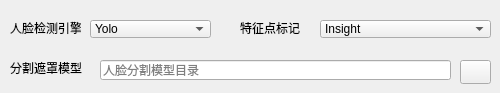
    <widget class="QWidget" name="tabEngineSetting">
     <attribute name="title">
      <string>引擎设置</string>
     </attribute>
     <widget class="QLabel" name="label_FaceDetectEngine">
      <property name="geometry">
       <rect>
        <x>10</x>
        <y>20</y>
        <width>71</width>
        <height>16</height>
       </rect>
      </property>
      <property name="text">
       <string>人脸检测引擎</string>
      </property>
     </widget>
     <widget class="QComboBox" name="comboDetectEngine">
      <property name="geometry">
       <rect>
        <x>90</x>
        <y>20</y>
        <width>121</width>
        <height>18</height>
       </rect>
      </property>
      <property name="styleSheet">
       <string notr="true"/>
      </property>
      <item>
       <property name="text">
        <string>Yolo</string>
       </property>
      </item>
      <item>
       <property name="text">
        <string>S3FD</string>
       </property>
      </item>
     </widget>
     <widget class="QLineEdit" name="lineEditXsegModelFolder">
      <property name="geometry">
       <rect>
        <x>100</x>
        <y>60</y>
        <width>351</width>
        <height>20</height>
       </rect>
      </property>
      <property name="toolTip">
       <string>人脸分割模型目录
Face Segmentation Model Folder</string>
      </property>
      <property name="text">
       <string/>
      </property>
      <property name="readOnly">
       <bool>true</bool>
      </property>
      <property name="placeholderText">
       <string>人脸分割模型目录</string>
      </property>
     </widget>
     <widget class="QLabel" name="label_3">
      <property name="geometry">
       <rect>
        <x>10</x>
        <y>60</y>
        <width>80</width>
        <height>16</height>
       </rect>
      </property>
      <property name="text">
       <string>分割遮罩模型</string>
      </property>
     </widget>
     <widget class="QPushButton" name="btnBrowseXsegFolder">
      <property name="enabled">
       <bool>true</bool>
      </property>
      <property name="geometry">
       <rect>
        <x>460</x>
        <y>60</y>
        <width>31</width>
        <height>24</height>
       </rect>
      </property>
      <property name="maximumSize">
       <size>
        <width>120</width>
        <height>40</height>
       </size>
      </property>
      <property name="toolTip">
       <string>浏览设置分割模型目录
 Browse Segmentation Folder</string>
      </property>
      <property name="text">
       <string/>
      </property>
      <property name="icon">
       <iconset>
        <normaloff>icons/文件夹.png</normaloff>icons/文件夹.png</iconset>
      </property>
     </widget>
     <widget class="QLabel" name="label_FaceMarkEngine">
      <property name="geometry">
       <rect>
        <x>240</x>
        <y>20</y>
        <width>71</width>
        <height>16</height>
       </rect>
      </property>
      <property name="text">
       <string>特征点标记</string>
      </property>
     </widget>
     <widget class="QComboBox" name="comboDetectEngine_2">
      <property name="geometry">
       <rect>
        <x>320</x>
        <y>20</y>
        <width>171</width>
        <height>18</height>
       </rect>
      </property>
      <property name="styleSheet">
       <string notr="true"/>
      </property>
      <item>
       <property name="text">
        <string>Insight</string>
       </property>
      </item>
     </widget>
    </widget>
